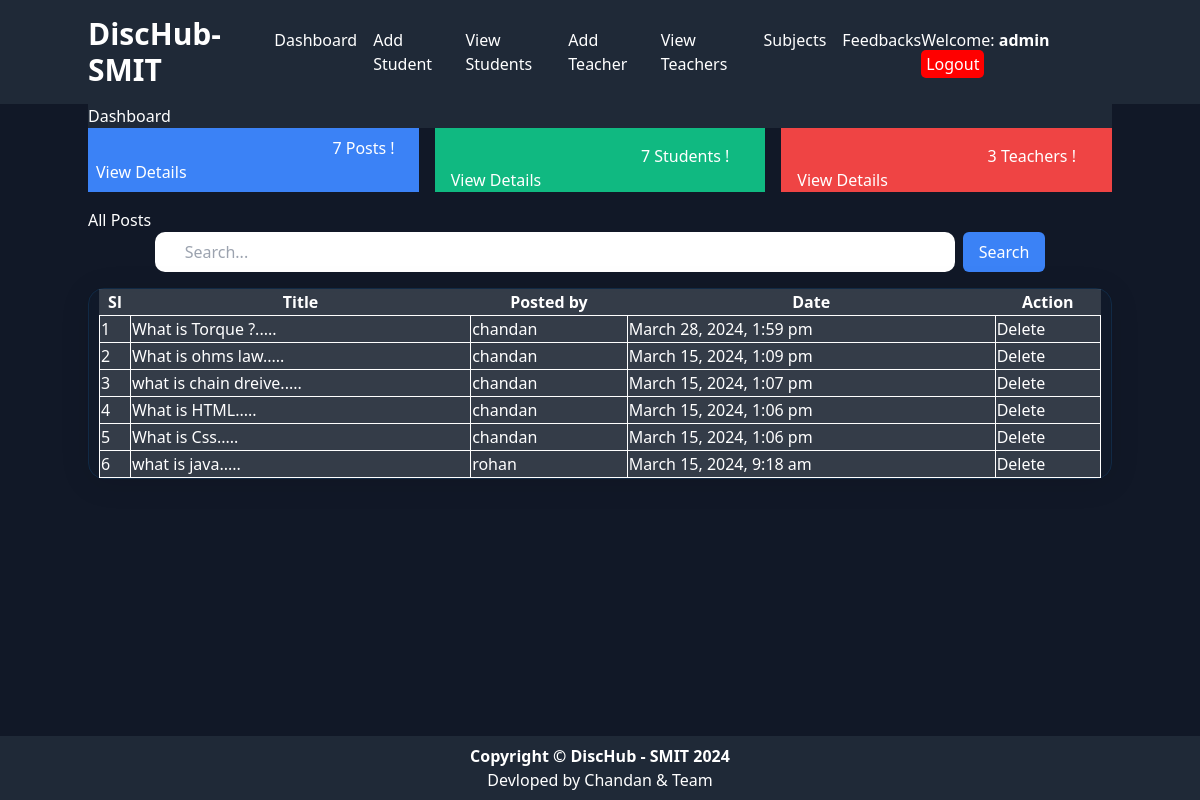
/admin/index.php (signed in), run on the app's committed database.
### tables this page shows
CREATE TABLE `tbl_post` (
  `id` int(11) NOT NULL,
  `title` varchar(255) NOT NULL,
  `description` text NOT NULL,
  `user_id` int(4) NOT NULL,
  `sub_id` int(4) NOT NULL,
  `pdate` timestamp NOT NULL DEFAULT current_timestamp(),
  `image` varchar(255) NOT NULL
);

CREATE TABLE `tbl_student` (
  `id` int(11) NOT NULL,
  `name` varchar(50) NOT NULL,
  `username` varchar(50) NOT NULL,
  `password` varchar(32) NOT NULL,
  `class` int(11) NOT NULL,
  `phone` varchar(30) NOT NULL
);

### classes/PostComment.php (called while the page is built, shortened)
<?php
$filepath = realpath(dirname(__FILE__));
include_once ($filepath."/../libs/Database.php");
include_once ($filepath."/../helpers/Format.php");
Class PostComment{
	private $db;
	public function __construct(){
		$this->db = new Database();
	}
	public function getTotalPostRows(){
		$sql = "SELECT * FROM tbl_post ORDER BY id DESC";
		$result = $this->db->select($sql);
		return $result;
	}
}
?>

### libs/Database.php (called while the page is built, shortened)
<?php
Class Database{
	public $host   = DB_HOST;
	public $user   = DB_USER;
	public $pass   = DB_PASS;
	public $dbname = DB_NAME;
	public $link;
	function connectDB(){
	$this->link = new mysqli($this->host, $this->user, $this->pass, $this->dbname);
 }
	public function select($query){
		$result = $this->link->query($query) or die($this->link->error.__LINE__);
		if($result->num_rows > 0){
			return $result;
		} else {
			return false;
		}
	}
}

### classes/Adminobls.php (called while the page is built, shortened)
<?php
$filepath = realpath(dirname(__FILE__));
include_once ($filepath."/../libs/Database.php");
include_once ($filepath."/../helpers/Format.php");
Class Adminobls{
	private $db;
	public function __construct(){
		$this->db = new Database();
	}
	public function getAllPost(){
		$sql = "SELECT tbl_post.*, tbl_student.username,tbl_subject.name
				FROM tbl_post
				INNER JOIN tbl_student
				ON tbl_post.user_id = tbl_student.id
				INNER JOIN tbl_subject
				ON tbl_post.sub_id = tbl_subject.id
				ORDER BY tbl_post.id DESC";
		$result = $this->db->select($sql);
		if ($result) {
			return $result;
		}else{
			$msg = "<span class='error'>No Posts found !.</span>";
			return $msg;
		}
	}
	public function getTotalStudentRows(){
		$sql = "SELECT * FROM tbl_student ORDER BY id DESC";
		$result = $this->db->select($sql);
		return $result;
	}
	public function getTotalTeacherRows(){
		$sql = "SELECT * FROM tbl_teacher ORDER BY id DESC";
		$result = $this->db->select($sql);
		return $result;
	}
	}
?>

### helpers/Format.php (called while the page is built, shortened)
<?php
class Format{
	public function formatDate($date){
		return date('F j, Y, g:i a', strtotime($date));
	}
	public function textShorten($text, $limit = 400){
		$text = $text. " ";
		$text = substr($text, 0, $limit);
		$text = substr($text, 0, strrpos($text, ' '));
		$text = $text.".....";
		return $text;
	}
}
?>

### admin/index.php (the view, shortened to what this page needs)
<?php
include_once "admin_header.php";
include_once "./bot.php";
?>
<html lang="en">
<head>
</head>
<body>
<div class="container mx-auto">
    <ol class="breadcrumb bg-gray-800 text-white">
        <li class="breadcrumb-item">
            <a href="#" class="text-white">Dashboard</a>
        </li>
    </ol>
    <div class="grid grid-cols-1 md:grid-cols-2 lg:grid-cols-3 gap-4">
        <div class="col-span-1 mb-4">
            <div class="bg-blue-500 text-white p-2 h-full">
                <div class="flex items-center justify-between">
              <?php
                $getallpost = $pc->getTotalPostRows();
                $allpost = $getallpost->num_rows;
              ?>
              <div class="mr-4"><?php echo $allpost;?> Posts !</div>
            </div>
            <a href="index.php" class="card-footer text-white clearfix small z-1" href="#">
              <span class="float-left">View Details</span>
            </a>
          </div>
        </div>
        <div class="col-span-1 mb-4">
            <div class="bg-green-500 text-white p-4 h-full">
                <div class="flex items-center justify-between">
              <?php
                $getstd = $ad->getTotalStudentRows();
                $allstd = $getstd->num_rows;
              ?>
              <div class="mr-5"><?php echo $allstd; ?> Students !</div>
            </div>
            <a href="viewstudent.php" class="card-footer text-white clearfix small z-1" href="#">
              <span class="float-left">View Details</span>
            </a>
          </div>
        </div>
        <div class="col-span-1 mb-4">
            <div class="bg-red-500 text-white p-4 h-full">
                <div class="flex items-center justify-between">
               <?php
                $gettch = $ad->getTotalTeacherRows();
                $alltch = $gettch->num_rows;
              ?>
              <div class="mr-5"><?php echo $alltch; ?> Teachers !</div>
            </div>
            <a href="viewteacher.php" class="card-footer text-white clearfix small z-1" href="#">
              <span class="float-left">View Details</span>
            </a>
          </div>
        </div>
      </div>
    <div class="card mb-3">
        <div class="card-header">
          <i class="fa fa-table"></i> All Posts</div>
        <div class="card-body">
<div class="flex justify-center mb-4">
        <input type="text" id="searchInput" placeholder="Search..." class="search">
        <button onclick="searchFeedback()" class="ml-2 bg-blue-500 text-white rounded-md py-2 px-4">Search</button>
    </div>
    <div class="table-responsive">
    <table class="table" style="background-color: rgba(255, 255, 255, 0.15);" width="100%" cellspacing="0">
        <thead>
            <tr>
                <th>Sl</th>
                <th>Title</th>
                <th>Posted by</th>
                <th>Date</th>
                <th>Action</th>
            </tr>
        </thead>
        <tbody>
            <?php
            $i = 0;
            $posts = $ad->getAllPost();
            while ($row = $posts->fetch_assoc()) {
                $i++;
                ?>
                <tr>
                    <td style="border: 1px solid white;"><?php echo $i; ?></td>
                    <td style="border: 1px solid white;"><?php echo $fm->textShorten($row['title'], 250); ?></td>
                    <td style="border: 1px solid white;"><?php echo $row['username']; ?></td>
                    <td style="border: 1px solid white;"><?php echo $fm->formatDate($row['pdate']); ?></td>
                    <td style="border: 1px solid white;"><a href="?delpage=<?php echo $row['id']; ?>" class="btn btn-danger btn-sm">Delete</a></td>
                </tr>
                <?php
            }
            ?>
        </tbody>
    </table>
</div>
        </div>
      </div>
</div>
    <?php
include_once "admin_footer.php";
?>

### admin/admin_header.php (style rules this page uses)
body { background: red; }

### admin/index.php (style rules this page uses)
.table-responsive { background: rgba(17, 42, 69, 0.07); border-radius: 16px; box-shadow: 0 4px 30px rgba(0, 0, 0, 0.1); backdrop-filter: blur(2.1px); -webkit-backdrop-filter: blur(2.1px); border: 1px solid rgba(17, 42, 69, 1); padding: 0px 10px; }
.search { width: 800px; border-radius: 10px; padding: 5px 30px; color: black; }

### data on the page
tbl_post: title "What is Torque ?.....", tbl_student.username "chandan", pdate "March 28, 2024, 1:59 pm"
tbl_post: title "What is ohms law.....", tbl_student.username "chandan", pdate "March 15, 2024, 1:09 pm"
tbl_post: title "what is chain dreive.....", tbl_student.username "chandan", pdate "March 15, 2024, 1:07 pm"
tbl_post: title "What is HTML.....", tbl_student.username "chandan", pdate "March 15, 2024, 1:06 pm"
tbl_post: title "What is Css.....", tbl_student.username "chandan", pdate "March 15, 2024, 1:06 pm"
tbl_post: title "what is java.....", tbl_student.username "rohan", pdate "March 15, 2024, 9:18 am"

### other printed values
Session::get('username') "admin"
$allpost "7"
$allstd "7"
$alltch "3"
